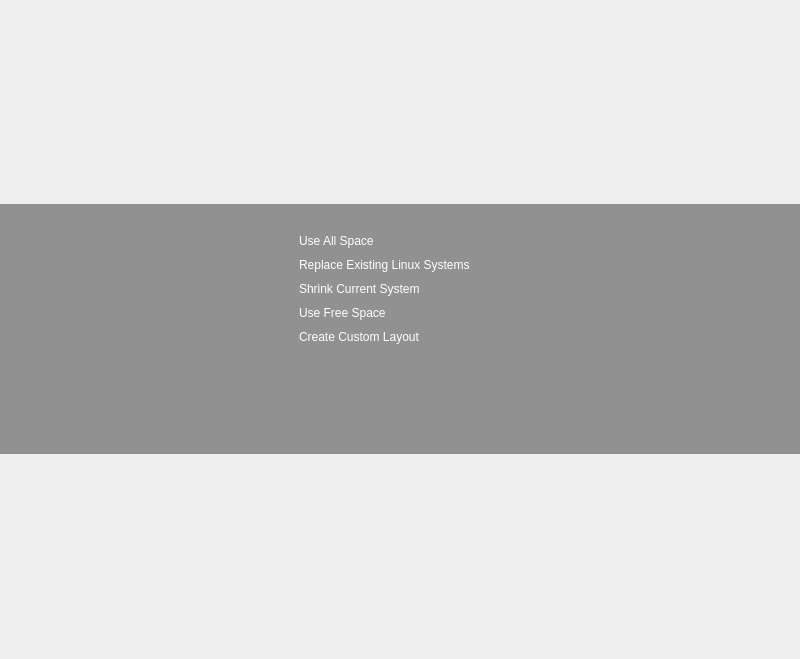
<?xml version="1.0" encoding="UTF-8"?>
<ui version="4.0">
 <class>AutoPartWidget</class>
 <widget class="QWidget" name="AutoPartWidget">
  <property name="geometry">
   <rect>
    <x>0</x>
    <y>0</y>
    <width>800</width>
    <height>659</height>
   </rect>
  </property>
  <property name="windowTitle">
   <string>Form</string>
  </property>
  <property name="styleSheet">
   <string notr="true"/>
  </property>
  <layout class="QGridLayout" name="gridLayout_2">
   <property name="horizontalSpacing">
    <number>0</number>
   </property>
   <property name="verticalSpacing">
    <number>30</number>
   </property>
   <property name="margin">
    <number>0</number>
   </property>
   <item row="0" column="0">
    <widget class="QFrame" name="frame">
     <property name="sizePolicy">
      <sizepolicy hsizetype="Expanding" vsizetype="Maximum">
       <horstretch>0</horstretch>
       <verstretch>0</verstretch>
      </sizepolicy>
     </property>
     <property name="minimumSize">
      <size>
       <width>600</width>
       <height>250</height>
      </size>
     </property>
     <property name="maximumSize">
      <size>
       <width>16777215</width>
       <height>250</height>
      </size>
     </property>
     <property name="styleSheet">
      <string notr="true">#frame{
	background-color: rgba(0,0,0,100);
	background-repeat: no-repeat;
}


QListView {
     show-decoration-selected: 1; /* make the selection span the entire width of the view */
 }

 QListView::item{
	border-radius: 2px;
    border:0px;
padding: 5px
}

 QListView::item:selected {
border:0px;
 }

 QListView::item:selected:!active {
     background-color: qlineargradient(spread:pad, x1:0.5, y1:1, x2:0.5, y2:0, stop:0 rgba(129, 3, 3, 255), stop:0.0192308 rgba(160, 35, 25, 255), stop:0.521739 rgba(166, 35, 29, 255), stop:0.531585 rgba(184, 46, 40, 255), stop:0.983696 rgba(168, 78, 74, 255), stop:1 rgba(210, 110, 110, 255));

 }

 QListView::item:selected:active {
     background-color: qlineargradient(spread:pad, x1:0.5, y1:1, x2:0.5, y2:0, stop:0 rgba(129, 3, 3, 255), stop:0.0192308 rgba(160, 35, 25, 255), stop:0.521739 rgba(166, 35, 29, 255), stop:0.531585 rgba(184, 46, 40, 255), stop:0.983696 rgba(168, 78, 74, 255), stop:1 rgba(210, 110, 110, 255));
 }

 QListView::item:hover {
     background-color: qlineargradient(spread:pad, x1:0.5, y1:1, x2:0.5, y2:0, stop:0 rgba(129, 3, 3, 100), stop:0.0192308 rgba(160, 35, 25, 100), stop:0.521739 rgba(166, 35, 29, 100), stop:0.531585 rgba(184, 46, 40, 100), stop:0.983696 rgba(168, 78, 74, 100), stop:1 rgba(210, 110, 110, 100));
 }</string>
     </property>
     <property name="frameShape">
      <enum>QFrame::NoFrame</enum>
     </property>
     <property name="frameShadow">
      <enum>QFrame::Plain</enum>
     </property>
     <property name="lineWidth">
      <number>0</number>
     </property>
     <layout class="QGridLayout" name="gridLayout_4">
      <property name="leftMargin">
       <number>0</number>
      </property>
      <property name="topMargin">
       <number>10</number>
      </property>
      <property name="rightMargin">
       <number>0</number>
      </property>
      <property name="bottomMargin">
       <number>10</number>
      </property>
      <property name="horizontalSpacing">
       <number>30</number>
      </property>
      <property name="verticalSpacing">
       <number>0</number>
      </property>
      <item row="0" column="2">
       <layout class="QHBoxLayout" name="horizontalLayout_2">
        <property name="spacing">
         <number>30</number>
        </property>
        <item>
         <widget class="QLabel" name="pix">
          <property name="maximumSize">
           <size>
            <width>230</width>
            <height>16777215</height>
           </size>
          </property>
          <property name="text">
           <string/>
          </property>
          <property name="pixmap">
           <pixmap resource="../../data.qrc">:/gui/pics/partitionmanager-big.png</pixmap>
          </property>
          <property name="scaledContents">
           <bool>false</bool>
          </property>
          <property name="wordWrap">
           <bool>false</bool>
          </property>
         </widget>
        </item>
        <item>
         <widget class="QListWidget" name="autopartType">
          <property name="sizePolicy">
           <sizepolicy hsizetype="Fixed" vsizetype="Fixed">
            <horstretch>0</horstretch>
            <verstretch>0</verstretch>
           </sizepolicy>
          </property>
          <property name="minimumSize">
           <size>
            <width>0</width>
            <height>200</height>
           </size>
          </property>
          <property name="maximumSize">
           <size>
            <width>16777215</width>
            <height>200</height>
           </size>
          </property>
          <property name="styleSheet">
           <string notr="true">#autopartType{
background-color: rgba(255, 255, 255, 0);
color: white;
border:0px
}</string>
          </property>
          <property name="frameShape">
           <enum>QFrame::NoFrame</enum>
          </property>
          <property name="lineWidth">
           <number>0</number>
          </property>
          <property name="verticalScrollBarPolicy">
           <enum>Qt::ScrollBarAlwaysOff</enum>
          </property>
          <property name="horizontalScrollBarPolicy">
           <enum>Qt::ScrollBarAlwaysOff</enum>
          </property>
          <property name="autoScroll">
           <bool>true</bool>
          </property>
          <property name="autoScrollMargin">
           <number>16</number>
          </property>
          <property name="alternatingRowColors">
           <bool>false</bool>
          </property>
          <property name="iconSize">
           <size>
            <width>30</width>
            <height>30</height>
           </size>
          </property>
          <property name="flow">
           <enum>QListView::TopToBottom</enum>
          </property>
          <property name="isWrapping" stdset="0">
           <bool>false</bool>
          </property>
          <property name="resizeMode">
           <enum>QListView::Fixed</enum>
          </property>
          <property name="layoutMode">
           <enum>QListView::SinglePass</enum>
          </property>
          <property name="spacing">
           <number>0</number>
          </property>
          <property name="modelColumn">
           <number>0</number>
          </property>
          <property name="uniformItemSizes">
           <bool>false</bool>
          </property>
          <property name="batchSize">
           <number>100</number>
          </property>
          <property name="sortingEnabled">
           <bool>false</bool>
          </property>
          <item>
           <property name="text">
            <string notr="true">Use All Space</string>
           </property>
           <property name="icon">
            <iconset resource="../../data.qrc">
             <normaloff>:/gui/pics/partscheme-all.png</normaloff>:/gui/pics/partscheme-all.png</iconset>
           </property>
          </item>
          <item>
           <property name="text">
            <string notr="true">Replace Existing Linux Systems</string>
           </property>
           <property name="icon">
            <iconset resource="../../data.qrc">
             <normaloff>:/gui/pics/partscheme-replace.png</normaloff>:/gui/pics/partscheme-replace.png</iconset>
           </property>
          </item>
          <item>
           <property name="text">
            <string notr="true">Shrink Current System</string>
           </property>
           <property name="icon">
            <iconset resource="../../data.qrc">
             <normaloff>:/gui/pics/partscheme-shrink.png</normaloff>:/gui/pics/partscheme-shrink.png</iconset>
           </property>
          </item>
          <item>
           <property name="text">
            <string notr="true">Use Free Space</string>
           </property>
           <property name="icon">
            <iconset resource="../../data.qrc">
             <normaloff>:/gui/pics/partscheme-freespace.png</normaloff>:/gui/pics/partscheme-freespace.png</iconset>
           </property>
          </item>
          <item>
           <property name="text">
            <string notr="true">Create Custom Layout</string>
           </property>
           <property name="icon">
            <iconset resource="../../data.qrc">
             <normaloff>:/gui/pics/partscheme-all.png</normaloff>:/gui/pics/partscheme-all.png</iconset>
           </property>
          </item>
         </widget>
        </item>
       </layout>
      </item>
      <item row="0" column="3">
       <spacer name="horizontalSpacer_2">
        <property name="orientation">
         <enum>Qt::Horizontal</enum>
        </property>
        <property name="sizeHint" stdset="0">
         <size>
          <width>40</width>
          <height>20</height>
         </size>
        </property>
       </spacer>
      </item>
      <item row="0" column="0">
       <spacer name="horizontalSpacer">
        <property name="orientation">
         <enum>Qt::Horizontal</enum>
        </property>
        <property name="sizeHint" stdset="0">
         <size>
          <width>40</width>
          <height>20</height>
         </size>
        </property>
       </spacer>
      </item>
     </layout>
    </widget>
   </item>
  </layout>
 </widget>
 <resources>
  <include location="../../data.qrc"/>
 </resources>
 <connections/>
</ui>
